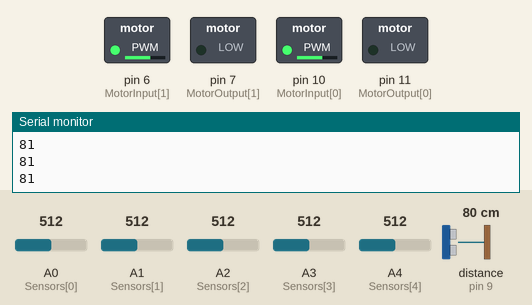
Recording of a sketch running on a simulated Arduino Uno, built with avr-gcc and run on an emulated ATmega328P. On the bench: switched loads named in the sketch (green lamp = pin HIGH), the last lines printed to the serial monitor. The inputs (shaded band) are chosen by the test bench; at power-on: distance to the obstacle (sensor on pin 9) 80 cm, A0 (Sensors[0]) = 512, A1 (Sensors[1]) = 512, A2 (Sensors[2]) = 512, A3 (Sensors[3]) = 512, A4 (Sensors[4]) = 512. The echo pulse lasts 58.3 µs per cm.

Above: at 1.2 s.
1.3 s: distance to the obstacle (sensor on pin 9) set to 20 cm
2.8 s: distance to the obstacle (sensor on pin 9) set to 16 cm
At 3.9 s:
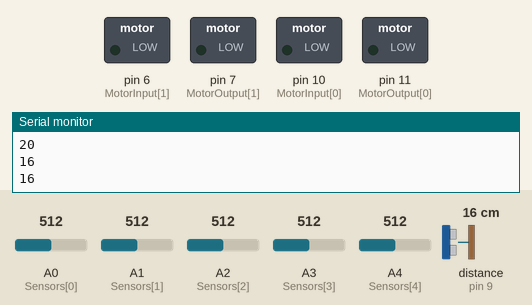
Timing chart, 0 to 5.8 s (numbered marks = the images above; inputs shaded):
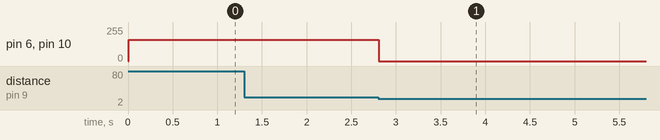

The sketch:

Main.ino
```cpp
#include <NewPing.h>
#define TRIGGER_PIN  8  // trigger pin
#define ECHO_PIN     9  // echo pin
#define MAX_DISTANCE 200
NewPing sonar(TRIGGER_PIN, ECHO_PIN, MAX_DISTANCE);

#define Sensor_HIGH 500 // High level for optical sensor
int INITIAL_SPEED = 255;
int temp_speed = 120; // hieu chinh lai max speed trong ham motor mapping
int sonar_check = 0;

double kP = 100;
double kI = 0;
double kD = 180;

const int MotorInput[2] = {
  10,
  6
};
const int MotorOutput[2] = {
  11,
  7
};
const int Sensors[5] = {
  A0,
  A1,
  A2,
  A3,
  A4
};

int Motor[2] = {
  0
};
bool Line[5] = {
  false
};

void( * SystemReset)(void) = 0;
long long int sys_start = 0;

void setup() {
  for (int i = 0; i < 2; i++) {
    pinMode(MotorInput[i], OUTPUT);
    pinMode(MotorOutput[i], OUTPUT);
  }
  for (int i = 0; i < 5; i++) {
    pinMode(Sensors[i], INPUT);
  }
  StopAllMotor();
  Serial.begin(9600);
  check_barrier_start();
  sys_start = millis();
}

void loop() {
  FollowLine();
}

void FollowLine() { // Main action for the robot to follow the line
  GetSensorStatus();
  LinePIDFilter();
  ShiftSpeed(Motor);
}
```

PID_control.ino
```cpp
void LinePIDFilter() { // PID control in line tracking mode
  static double prev_error = 0, prev_I = 0;
  double p = 0, i = 0, d = 0, pid_value;
  if ((millis() - sys_start) < 5000) {
    kP = 30;
    kD = 39;
  }
  else if ((millis() - sys_start) < 9000) {
    kP = 100;
    kD = 180;
  }
  else if ((millis() - sys_start) < 15000) { //code vong loai thi tang toc tu giay thu 15
    temp_speed = 200;
    kP = 130;
    kD = 210;
  }  else {
    temp_speed = 255;
    kP = 30;
    kD = 39;
  }
  p = GetError();
  i = prev_I + p;
  d = p - prev_error;

  pid_value = kP * p + kI * i + kD * d;
  prev_I = i;
  prev_error = p;
  Motor[0] = INITIAL_SPEED + pid_value; // trai
  Motor[1] = INITIAL_SPEED - pid_value; // phai
}
```

check_barrier.ino
```cpp
void check_barrier_start() {
  sonar_check = sonar.ping_cm();
  Serial.println(sonar_check);
  while (sonar_check < 50) {
    sonar_check = sonar.ping_cm();
    Serial.println(sonar_check);
    StopAllMotor();
  }
}
void check_barrier_end() {
  sonar_check = sonar.ping_cm();
  Serial.println(sonar_check);
  while (sonar_check < 18 && sonar_check > 1) {
    sonar_check = sonar.ping_cm();
    Serial.println(sonar_check);
    StopAllMotor();
    delay(5000);
  }
}
```

get_error_for_P.ino
```cpp
int GetError() // return value of P ~ error
{
  static int prev_error = 0;
  switch (HighSignalCount()) {
    case 0: {
        long long int value_time = millis() - sys_start;
        if ((value_time < 9000) && (value_time > 5000)) {
          if ((Motor[0] > Motor[1] + 50) || (Motor[1] > Motor[0] + 50)) {
            back();
            long long int start_temp_time = millis();
            while (millis() - start_temp_time < 10);
          }
        }
        //    else {
        //      temp_speed = 170;
        //    }
        if (prev_error == 0) {
          return 0;
        } else if ((prev_error == 4) || (prev_error == 5)) {
          prev_error = 5;
          return 5;
        } else if ((prev_error == -4) || (prev_error == -5)) {
          prev_error = -5;
          return -5;
        } else {
          return prev_error;
        }
      }

    case 1:
      {
        for (int i = 0; i < 5; i++)
        {
          if (Line[i])
          {
            switch (i)
            {
              case 0:
                {
                  prev_error = -4;
                  return -4;
                  break;
                }
              case 1:
                {
                  prev_error = -2;
                  return -2;
                  break;
                }
              case 2:
                {
                  prev_error = 0;
                  return 0;
                  break;
                }
              case 3:
                {
                  prev_error = 2;
                  return 2;
                  break;
                }
              case 4:
                {
                  prev_error = 4;
                  return 4;
                  break;
                }
              default:
                {
                  return prev_error;
                  break;
                }
            } // sw
            break;
          } // if
        }   // for
        break;
      }
    case 2:
      {
        if (Line[0] && Line[1])
        {
          prev_error = -3;
          return -3;
        }
        else if (Line[1] && Line[2])
        {
          prev_error = -1;
          return -1;
        }
        else if (Line[2] && Line[3])
        {
          prev_error = 1;
          return 1;
        }
        else if (Line[3] && Line[4])
        {
          prev_error = 3;
          return 3;
        }
        else
          return prev_error;
        break;
      }
    case 3:
      {
        if (Line[1] && Line[2] && Line[3])
        {
          prev_error = 0;
          return 0;
        }
        else if (Line[0] && Line[1] && Line[2])
        {
          prev_error = -5;
          return -5;
        }
        else if (Line[2] && Line[3] && Line[4])
        {
          prev_error = 5;
          return 5;
        }
        else
          return prev_error;
        break;
      }
    case 5:
      {
        prev_error = 0;
        return 0;
      }
    default:
      {
        return 0;
        break;
      }
  }
  return prev_error;
}
```

motor_control.ino
```cpp
void StopAllMotor() { // Idle the robot
  analogWrite(MotorInput[0], 0);
  digitalWrite(MotorInput[1], LOW);
  analogWrite(MotorOutput[0], 0);
  digitalWrite(MotorOutput[1], LOW);
}

void back() {
  digitalWrite(6, LOW);
  digitalWrite(10, LOW);
  analogWrite(11, 135);
  analogWrite(7, 135);
}

void ShiftSpeed(int * MotorSpeed) { // Shift the speed to the motors
  MotorMapping(MotorSpeed);

  for (int i = 0; i < 2; i++) {
    if (MotorSpeed[i] >= 0) {
      analogWrite(MotorInput[i], MotorSpeed[i]);
      digitalWrite(MotorOutput[i], LOW);
    } else {
      digitalWrite(MotorInput[i], LOW);
      analogWrite(MotorOutput[i], -MotorSpeed[i]);
    }
  }
  if (Line[1] || Line[2] || Line[3]) {
    check_barrier_end();
  }
}

void MotorMapping(int * MotorSpeed) {
  int TEMP_INITIAL_SPEED = 0;
  if (millis() - sys_start < 5000) {
    TEMP_INITIAL_SPEED = 160;
  }
  else {
    TEMP_INITIAL_SPEED = temp_speed;
  }
  int maxx = MotorSpeed[0];
  maxx = (maxx < MotorSpeed[1]) ? MotorSpeed[1] : maxx;
  if (maxx > TEMP_INITIAL_SPEED) {
    double ratio = (double) TEMP_INITIAL_SPEED / maxx;
    for (int i = 0; i < 2; i++) {
      MotorSpeed[i] *= ratio;
    }
  }
}
```

sensor_reader.ino
```cpp
void GetSensorStatus() { // Get all the sensor status
  for (int i = 0; i < 5; i++) {
    Line[i] = ReadLine(i);
  }
}

bool ReadLine(int index) { // Get the sensor status for each sensor
  int temp = analogRead(Sensors[index]);
  if (temp >= Sensor_HIGH) {
    return true;
  } else {
    return false;
  }
}

int HighSignalCount() { // Count the high signal that speed up the GetError function
  int count = 0;
  for (int i = 0; i < 5; i++) {
    if (Line[i]) {
      count++;
    }
  }
  return count;
}
```

Measured:
- the behaviour switches between 18 and 17 cm on distance to the obstacle (sensor on pin 9) (found by bisection; images 0 and 1)
